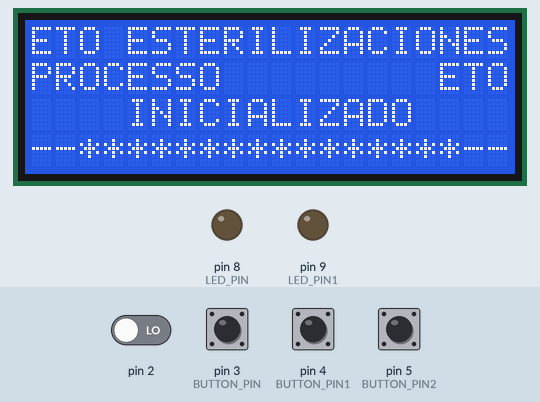
Recording of a sketch running on a simulated Arduino Uno, built with avr-gcc and run on an emulated ATmega328P. Parts: 20×4 character LCD, output pins drawn as LEDs (lit = HIGH). The inputs (shaded band) are chosen by the test bench; at power-on: pin 2, pin 3 (BUTTON_PIN), pin 4 (BUTTON_PIN1), pin 5 (BUTTON_PIN2) LOW. What the sketch prints to the serial monitor is not drawn.

Above: at 2.5 s.
8.3 s: pin 3 (BUTTON_PIN) pulled HIGH for 1 s
At 10.7 s:
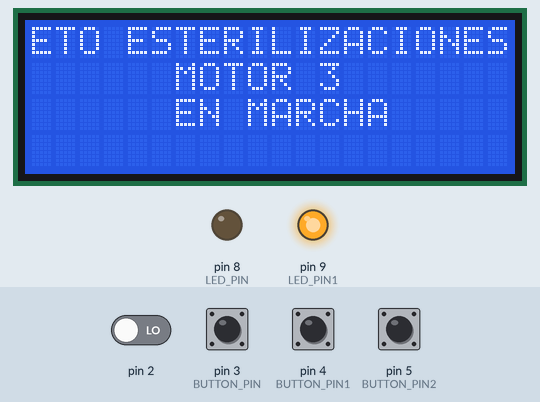
11.3 s: pin 5 (BUTTON_PIN2) pulled HIGH for 1 s
At 13.2 s:
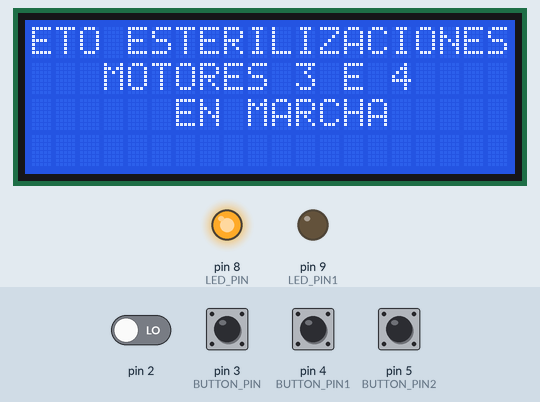
14.3 s: pin 4 (BUTTON_PIN1) pulled HIGH for 1 s
At 16.6 s:
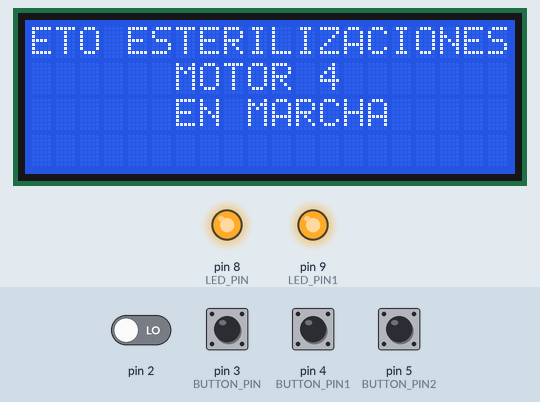
17.3 s: pin 4 (BUTTON_PIN1) pulled HIGH for 1 s
At 20.0 s:
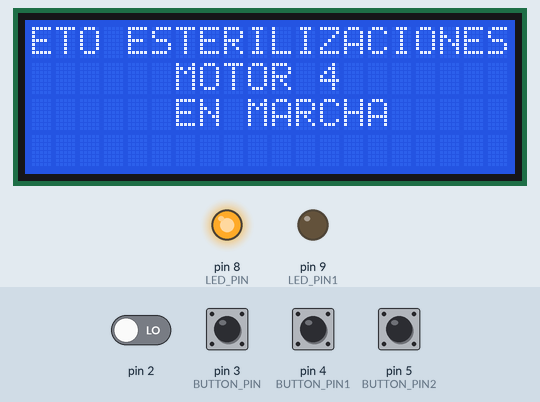
20.3 s: pin 3 (BUTTON_PIN) pulled HIGH for 1 s
At 22.3 s:
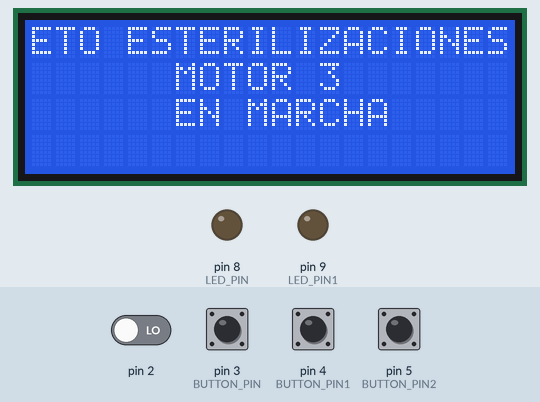
23.3 s: pin 2 driven HIGH
At 28.4 s:
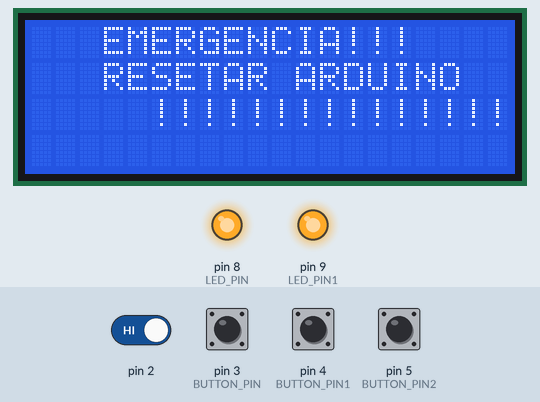
Timing chart, 0 to 29.0 s (numbered marks = the images above; inputs shaded):
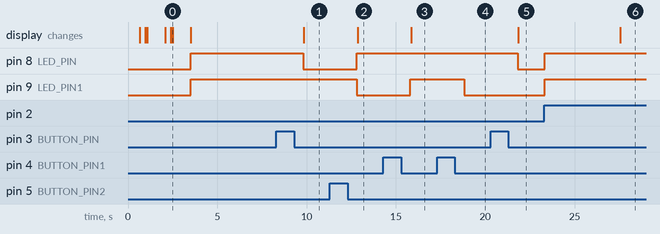

Measured:
- after the input at 8.3 s, pin 8 (LED_PIN): HIGH → LOW after 1.5 s; the display: changes after 1.5 s (image 1)
- after the input at 11.3 s, pin 8 (LED_PIN): LOW → HIGH after 1.5 s; pin 9 (LED_PIN1): HIGH → LOW after 1.5 s; the display: changes after 1.6 s (image 2)
- after the input at 14.3 s, pin 9 (LED_PIN1): LOW → HIGH after 1.5 s; the display: changes after 1.6 s (image 3)
- after the input at 17.3 s, pin 9 (LED_PIN1): HIGH → LOW after 1.5 s
- after the input at 20.3 s, pin 8 (LED_PIN): HIGH → LOW after 1.5 s; the display: changes after 1.6 s (image 5)
- after the input at 23.3 s, pin 8 (LED_PIN), pin 9 (LED_PIN1): LOW → HIGH at once; the display: changes after 4.3 s (image 6)
- what the display in image 0 shows lasts 1.0 s, from 2.5 s to 3.5 s

The sketch:

change_DEBOUNCE_2.ino
```cpp
// Include the Bounce2 library found here :
// https://github.com/thomasfredericks/Bounce-Arduino-Wiring
#include <Wire.h>
#include <LiquidCrystal_I2C.h>
// Inicializa o display no endereco 0x3F
LiquidCrystal_I2C lcd(0x3F,2,1,0,4,5,6,7,3, POSITIVE);    //módulo I2C

boolean start = true;             //variáveis de interrupção de emergência
volatile boolean e_stop = false;

int ledPin = 13; //led da musica
//led for visualization (use 13 for built-in led)

int speakerPin = 12; //speaker connected to one of the PWM ports


#define c 261       //declaração das frequencias das notas musicais
#define c4 261.63
#define d 294
#define d4 293.66
#define d4S 311.13
#define e 329
#define e4 329.63
#define f 349
#define g 391
#define gS 415
#define a 440
#define a3 220
#define aS 455
#define b 466
#define b3 246.94
#define cH 523
#define cSH 554
#define dH 587
#define dSH 622
#define eH 659
#define fH 698
#define fSH 740
#define gH 784
#define gSH 830
#define aH 880

#include <Bounce2.h>


#define BUTTON_PIN 3  //definição dos botoes e leds de saida de sinal
#define LED_PIN 8

#define BUTTON_PIN1 4
#define LED_PIN1 9

#define BUTTON_PIN2 5

int ledState = HIGH; // estado inicial das saídas
int ledState1 = HIGH;
int i;

byte letraE[8] = {
0b00000, // vetor de bytes correspondentes
0b01110,  // ao desenho do E
0b01000,
0b01110,
0b01000,
0b01110,
0b00000,
0b00000
};
byte letraT[8] = {
0b00000, // vetor de bytes correspondentes
0b11111,  // ao desenho do T
0b00100,
0b00100,
0b00100,
0b00100,
0b00000,
0b00000
};
byte letraO[8] = {
0b00000, // vetor de bytes correspondentes
0b01110,  // ao desenho do O
0b01010,
0b01010,
0b01010,
0b01110,
0b00000,
0b00000
};


// Instantiate a Bounce object :
Bounce debouncer = Bounce();
Bounce debouncer1 = Bounce();
Bounce debouncer2 = Bounce();


void setup() {

 Serial.begin(9600);    //inicialização da porta serial
 lcd.begin (20,4);      //inicialização do display LCD 20 x 4

  lcd.setBacklight(HIGH);
  lcd.setCursor(0,0);
  lcd.print("ETO ESTERILIZACIONES");
  lcd.setCursor(0,1);
  lcd.print("PROCESSO         ETO");
  lcd.setCursor(0,2);
  lcd.print("    INICIALIZADO    ");
  lcd.setCursor(0,3);
  lcd.print("--****************--");
   delay(500);

lcd.createChar(1, letraE); // envia nosso character p/ o display
lcd.createChar(2, letraT); // envia nosso character p/ o display
lcd.createChar(3, letraO); // envia nosso character p/ o display

  //Faz o efeito de deslocamento para esquerda
  for (i =0; i <20; i++){
  lcd.scrollDisplayLeft();
  delay(20);   }
  delay(1000);
  //Faz o efeito de deslocamento para esquerda
  for (i =0; i <20; i++){
  lcd.scrollDisplayLeft();
  delay(20);   }
  delay(1000);

  lcd.clear();
lcd.setCursor(3,1);
lcd.write(1); // desenha o E
 //
  lcd.clear();
lcd.setCursor(3,1);
lcd.write(2); // desenha o E
 //
  lcd.clear();
lcd.setCursor(3,1);
lcd.write(3); // desenha o E
//


attachInterrupt(0,e_stop_ISR, RISING); //setando interrupção na subida da mudança de estado do botão


  // Setup the button with an internal pull-up :
  pinMode(BUTTON_PIN,INPUT);
  pinMode(BUTTON_PIN1,INPUT);
  pinMode(BUTTON_PIN2,INPUT);

  // After setting up the button, setup the Bounce instance :
  debouncer.attach(BUTTON_PIN);
  debouncer.interval(500);
  debouncer1.attach(BUTTON_PIN1);
  debouncer1.interval(500);

  debouncer2.attach(BUTTON_PIN2);
  debouncer2.interval(500);


  // Setup the LED :
  pinMode(LED_PIN,OUTPUT);
  digitalWrite(LED_PIN,ledState);
  pinMode(LED_PIN1,OUTPUT);
  digitalWrite(LED_PIN1,ledState1);

  beethoven();

}

void loop() {

  if(start == true){


    if(e_stop == false){
Serial.println("tudo ok");
    }
    else{

Serial.println("EMERGENCIA!!!! RESETAR ARDUINO");
digitalWrite (LED_PIN1, HIGH); // envia saida para nivel alto
digitalWrite (LED_PIN,HIGH); // envia a saida para nivel baixo

alarme();
  lcd.clear();
  lcd.setBacklight(HIGH);
  lcd.setCursor(3,0);
  lcd.print("EMERGENCIA!!!");
  lcd.setCursor(3,1);
  lcd.print("RESETAR ARDUINO");
  lcd.setCursor(5,2);
  lcd.print("!!!!!!!!!!!!!!!");

    }
    }


  // Update the Bounce instance :
   debouncer.update();
   debouncer1.update();
   debouncer2.update();

   // Call code if Bounce fell (transition from HIGH to LOW) :
   if ( debouncer.fell() ) {

     // Toggle LED state :
     ledState = !ledState;
     digitalWrite(LED_PIN,ledState);

  lcd.clear();
  lcd.setBacklight(HIGH);
  lcd.setCursor(0,0);
  lcd.print("ETO ESTERILIZACIONES");
  lcd.setCursor(6,1);
  lcd.print("MOTOR 3");
  lcd.setCursor(6,2);
  lcd.print("EN MARCHA");
   delay(500);


   }
   if ( debouncer1.fell() ) {
     ledState1 = !ledState1;
     digitalWrite(LED_PIN1,ledState1);

  lcd.clear();
  lcd.setBacklight(HIGH);
  lcd.setCursor(0,0);
  lcd.print("ETO ESTERILIZACIONES");
  lcd.setCursor(6,1);
  lcd.print("MOTOR 4");
  lcd.setCursor(6,2);
  lcd.print("EN MARCHA");
   delay(500);
   }
      if ( debouncer2.fell() ) {
     ledState = !ledState;
     digitalWrite(LED_PIN,ledState);
     ledState1 = !ledState1;
     digitalWrite(LED_PIN1,ledState1);

  lcd.clear();
  lcd.setBacklight(HIGH);
  lcd.setCursor(0,0);
  lcd.print("ETO ESTERILIZACIONES");
  lcd.setCursor(3,1);
  lcd.print("MOTORES 3 E 4");
  lcd.setCursor(6,2);
  lcd.print("EN MARCHA");
  delay(500);

   }

}
void beep (unsigned char speakerPin, int frequencyInHertz, long timeInMilliseconds)   //void para tocar a musica
{
    digitalWrite(ledPin, HIGH);
    //use led to visualize the notes being played

    int x;
    long delayAmount = (long)(1000000/frequencyInHertz);
    long loopTime = (long)((timeInMilliseconds*1000)/(delayAmount*2));
    for (x=0;x<loopTime;x++)
    {
        digitalWrite(speakerPin,HIGH);
        delayMicroseconds(delayAmount);
        digitalWrite(speakerPin,LOW);
        delayMicroseconds(delayAmount);
    }

    digitalWrite(ledPin, LOW);
    //set led back to low

    delay(20);
    //a little delay to make all notes sound separate
}

void beethoven()
{
    //for the sheet music see:
    //http://www.musicnotes.com/sheetmusic/mtd.asp?ppn=MN0016254
    //this is just a translation of said sheet music to frequencies / time in ms
    //used 500 ms for a quart note

    beep(speakerPin, e4, 300);
    beep(speakerPin, d4S, 300);
    beep(speakerPin, e4, 300);
    beep(speakerPin, d4S, 300);
    beep(speakerPin, e4, 300);

    beep(speakerPin, b3, 300);
    beep(speakerPin, d4, 300);
    beep(speakerPin, c4, 300);
    beep(speakerPin, a3, 1000);
//first bit
}
void alarme()
{
    //for the sheet music see:
    //http://www.musicnotes.com/sheetmusic/mtd.asp?ppn=MN0016254
    //this is just a translation of said sheet music to frequencies / time in ms
    //used 500 ms for a quart note

    beep(speakerPin, a, 500);
    beep(speakerPin, a, 500);
    beep(speakerPin, a, 500);
    beep(speakerPin, f, 350);
    beep(speakerPin, cH, 150);

    beep(speakerPin, a, 500);
    beep(speakerPin, f, 350);
    beep(speakerPin, cH, 150);
    beep(speakerPin, a, 1000);

//first bit
}

void e_stop_ISR(void){
  detachInterrupt(0);
  e_stop = !e_stop;

}
```
